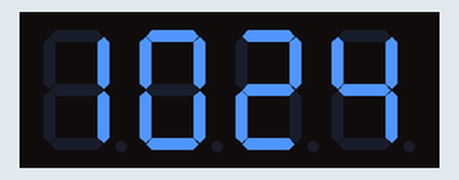
Bench run of a sketch on a simulated ESP8266 (NodeMCU). Parts: 4-digit seven-segment display. WiFi joins after 1.5 s; servers stay silent unless stated; network time is answered at once with the bench clock; the local clock reads 2024-03-15 10:24:30 at power-on unless the sketch sets it; what the sketch prints to the serial monitor is not drawn.

Above: at 1.8 s.
At 66.1 s:
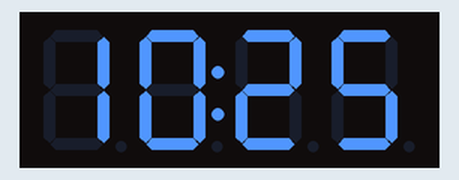
At 129.1 s:
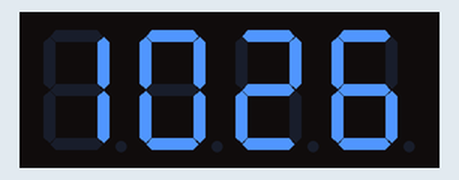

The sketch:

IoTClockCode1b.ino
```cpp
// video: https://youtu.be/ZWRT4mDb8O0
// small changes by niq_ro : solved display issue on hour 0:00 -> force clear display when 12:59 -> 1:00
// ver.1b: 12-hour format: https://en.wikipedia.org/wiki/12-hour_clock

#include <NTPClient.h>
#include <ESP8266WiFi.h>
#include <WiFiUdp.h>
#include <TM1637Display.h>     // library from https://github.com/avishorp/TM1637

#define CLK D6                       // Define the connections pins:
#define DIO D5

TM1637Display display = TM1637Display(CLK, DIO);              // Create display object of type TM1637Display:

const char *ssid     = "bbk2";
const char *password = "internet2";

const long utcOffsetInSeconds = 3*3600; //19802;

int A,B,H,C;
byte pm =0;

// Define NTP Client to get time
WiFiUDP ntpUDP;
NTPClient timeClient(ntpUDP, "pool.ntp.org", utcOffsetInSeconds);

void setup(){
  Serial.begin(115200);
   // Clear the display:
  display.clear();

  WiFi.begin(ssid, password);

  while ( WiFi.status() != WL_CONNECTED ) {
    delay ( 500 );
    Serial.print ( "." );
  }

  timeClient.begin();
}

void loop() {
  timeClient.update();
  display.setBrightness(2);                   // Set the brightness:
  //BRIGHT_TYPICAL = 2, BRIGHT_DARKEST = 0,BRIGHTEST = 7;

  H = timeClient.getHours();
  if (H > 12)
  {
    H = H%12;
    pm = 1;
  }
  else
  {
    pm = 0;
  }
  if (H == 0) H = 12;

//  A = timeClient.getHours() * 100 + timeClient.getMinutes();
  A = H * 100 + timeClient.getMinutes();
  B = timeClient.getSeconds();

  if (pm == 0)
  {
  if((B % 2) == 0)
  {
    display.showNumberDecEx(A, 0b01000000 , false, 4, 0);
  }
  else
  {
    display.showNumberDecEx(A, 0b00000000 , false, 4, 0);
  }
  }
  else
  {
  if((B % 2) == 0)
  {
    display.showNumberDecEx(A, 0b01010000 , false, 4, 0);
  }
  else
  {
    display.showNumberDecEx(A, 0b00010000 , false, 4, 0);
  }
  }

if (C > A) display.clear();   // force clear display when 12:59 -> 1:00
C = A;
} // end main loop
```
